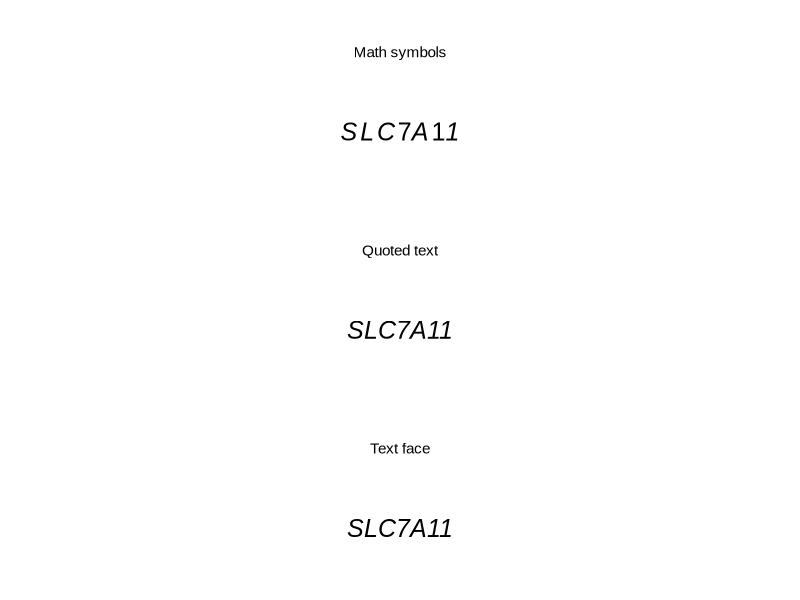
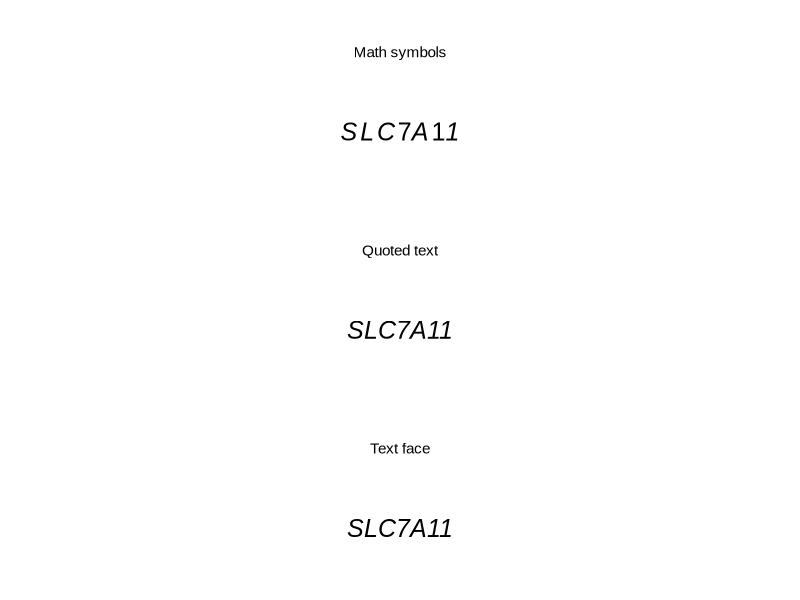
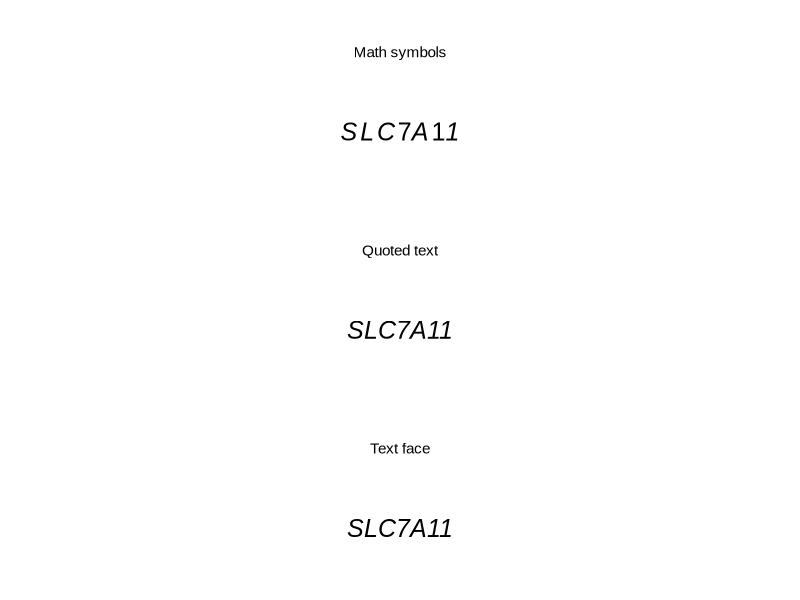

Recreate these plots in R, in order. (Note: this script raises an error after producing the figures.)
# Compare mathematical symbols with text italics at the same Arial size.
library(ggplot2)
out <- commandArgs(trailingOnly = TRUE)
out <- if (length(out)) out[1] else "arial-italics"
dir.create(out, recursive = TRUE, showWarnings = FALSE)
d <- data.frame(
  method = c("Math symbols", "Quoted text", "Text face"),
  expression = c('italic(SLC7A11)', 'italic("SLC7A11")', "SLC7A11"),
  y = c(4.7, 2.7, 0.7)
)
p <- ggplot(d, aes(x = 0.5, y = y)) +
  geom_text(aes(y = y + 0.8, label = method), family = "Arial", size = 11, size.unit = "pt") +
  geom_text(data = d[1:2, ], aes(label = expression), parse = TRUE,
    family = "Arial", size = 18, size.unit = "pt") +
  geom_text(data = d[3, ], aes(label = expression), fontface = "italic",
    family = "Arial", size = 18, size.unit = "pt") +
  scale_x_continuous(limits = c(0, 1), expand = expansion(mult = 0)) +
  scale_y_continuous(limits = c(0, 6), expand = expansion(mult = 0)) +
  theme_void(base_family = "Arial") +
  theme(plot.margin = margin(2, 2, 2, 2, unit = "pt"))
write.csv(d, file.path(out, "source-labels.csv"), row.names = FALSE)
ggsave(file.path(out, "comparison.png"), p, width = 50, height = 50, units = "mm",
  device = ragg::agg_png, dpi = 600, bg = "white")
ggsave(file.path(out, "comparison.pdf"), p, width = 50, height = 50, units = "mm",
  device = cairo_pdf, family = "Arial", bg = "white",
  symbolfamily = cairoSymbolFont("Arial", usePUA = FALSE))
ggsave(file.path(out, "comparison.svg"), p, width = 50, height = 50, units = "mm",
  device = svglite::svglite, bg = "white")
t <- pdftools::pdf_data(file.path(out, "comparison.pdf"), font_info = TRUE)[[1]]
write.csv(t, file.path(out, "rendered-text.csv"), row.names = FALSE)
stopifnot(all(grepl("Arial", t$font_name)), min(t$font_size) > 10)
